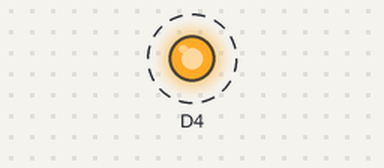
The sketch below on a simulated ESP8266 (NodeMCU). On the bench: output pins drawn as LEDs (lit = HIGH). Dashed ring = blinking. What the sketch prints to the serial monitor is not drawn.

Above: at 0.2 s.
Timing chart, 0 to 3.0 s (numbered marks = the images above):
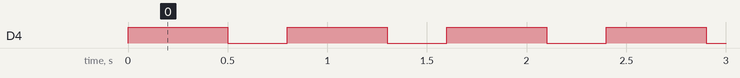

The sketch:

blink.ino
```cpp
#include <blink.h>

Blink blink(D4);

void setup()
{
  Serial.begin(115200);
  Serial.println("\nBlink Version 1.0 Seolgi Kim");
}

void loop()
{
  blink.on(500);
  blink.off(300);
}
```

blink.cpp
```cpp
#include "Arduino.h"
#include "blink.h"

Blink::Blink(int pin)
{
	pinMode(pin, OUTPUT);
	_pin = pin;
}

void Blink::on(int msec)
{
	digitalWrite(_pin, HIGH);
	delay(msec);
}

void Blink::off(int msec)
{
	digitalWrite(_pin, LOW);
	delay(msec);
}
```

blink.h
```cpp
#ifndef blink_h
#define blink_h

#include "Arduino.h"

class Blink
{
	public:
		Blink(int pin);
		void on(int msec);
		void off(int msec);
	private:
		int _pin;
};

#endif
```

Measured:
- by itself, D4: alternates HIGH for 0.50 s and LOW for 0.30 s
